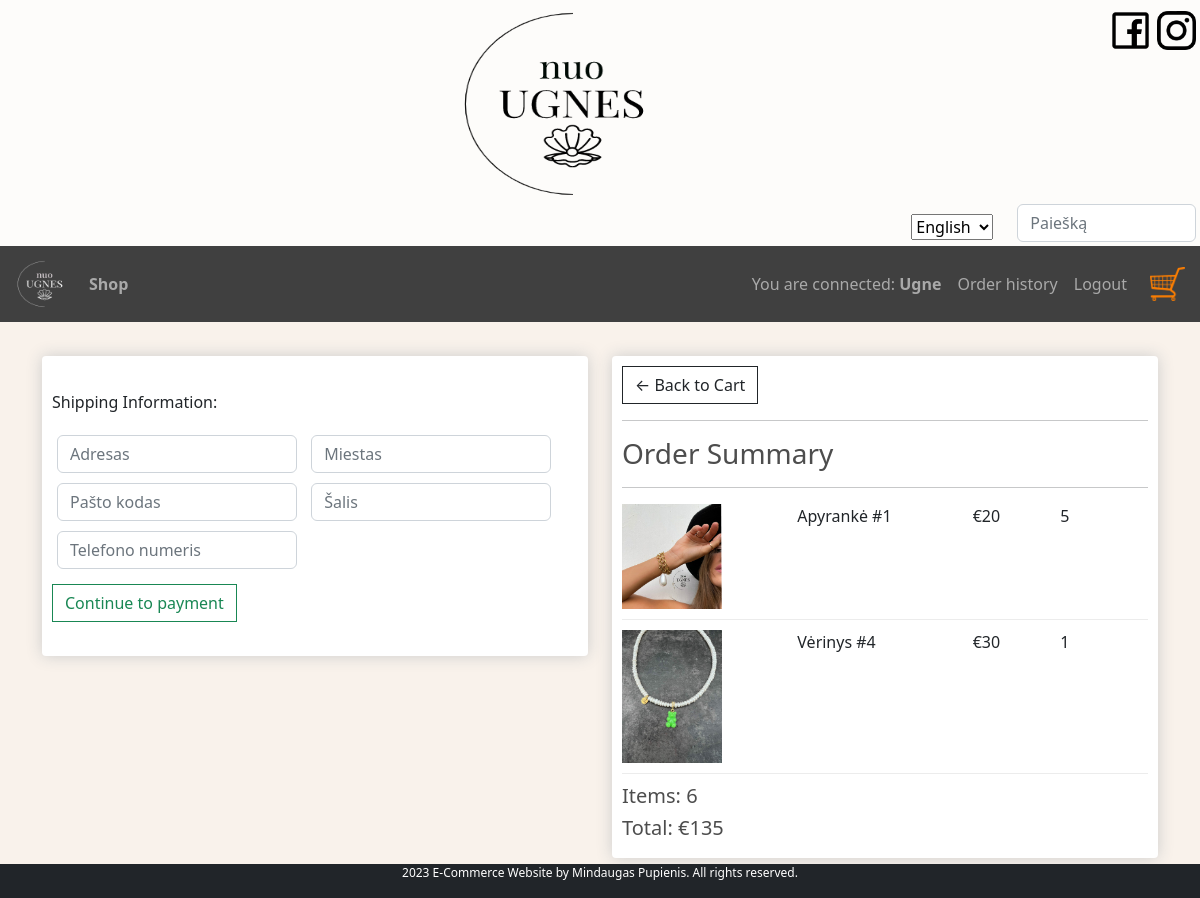
Screenshot of /shipping/ (signed in) with the database file from the repository.
### shop/models.py (models this page shows, shortened)
class OrderLine(models.Model):
    product = models.ForeignKey(Product, on_delete=models.CASCADE, null=True)
    order = models.ForeignKey(Order, on_delete=models.CASCADE, null=True, related_name='lines')
    quantity = models.IntegerField(default=0, null=True, blank=True)
    date_added = models.DateTimeField(auto_now_add=True)
    def sum(self):
        total = self.product.price * self.quantity
        return total
    class Meta:
        verbose_name = _('Order Line')
        verbose_name_plural = _('Order Lines')

class Product(models.Model):
    name = models.CharField(_('Name'), max_length=150)
    price = models.IntegerField(_('Price'))
    description = models.TextField(_('Description'), null=True, blank=True)
    cover = models.ImageField(_('Cover'), upload_to='covers', null=True)
    category = models.ForeignKey(Category, on_delete=models.CASCADE, blank=True, null=True)
    CATEGORY_CHOICES = (
        ('1', _('Kita')),
        ('2', _('Auskarai')),
        ('3', _('Apyrankės')),
        ('4', _('Sagės')),
        ('5', _('Kaklo papuošalai')),
        ('6', _('Aksesuarai')),
        ('7', _('Dovanų kuponai')),
        ('8', _('Kalėdiniai vainikai')),
    )
    class Meta:
        verbose_name = _('Product')
        verbose_name_plural = _('Products')

class Order(models.Model):
    customer = models.ForeignKey(Customer, on_delete=models.CASCADE, blank=True, null=True)
    date_ordered = models.DateTimeField(auto_now_add=True)
    delivery = models.BooleanField(default=False)
    complete = models.BooleanField(default=False)
    transaction_id = models.CharField(max_length=30, null=True, blank=True)
    ORDER_STATUS = (
        ('p', _('Pending')),
        ('a', _('Approved')),
        ('c', _('Cancelled')),
        ('d', _('Completed')),
    )
    status = models.CharField(
    max_length=1,
    choices=ORDER_STATUS,
    blank=True,
    default='p',
    help_text=_('Status'),
    )
    def total(self):
        sum_total = 0
        lines = self.lines.all()
        for line in lines:
            sum_total += line.sum()
        return sum_total
    def total_qty(self):
        total_qty = 0
        lines = self.lines.all()
        for line in lines:
            total_qty += line.quantity
        return total_qty
    class Meta:
        verbose_name = _('Order')
        verbose_name_plural = _('Orders')
        ordering = ['-id']

### shop/views.py (the view, shortened to what this page needs)
# urls.py: path('shipping/', views.shipping, name='shipping'),
def shipping(request):
    if request.user.is_authenticated:
        customer = request.user.customer
        order, created = Order.objects.get_or_create(customer=customer, complete=False)
        delivery = order.total() + 5  #pristatymo išlaidos
        items = order.lines.all()
        context = {'items': items,
            'order': order,
            'delivery': delivery
            }
        return render(request, 'shipping.html', context)

### shop/templates/shipping.html (shortened to what this page needs)
{% extends "base.html" %}
{% load i18n %}
{% block content %}
{% load static %}
  <div class="row">
		<div class="col-lg-6">
			<div class="box-element" id="form-wrapper">
			<form method = "POST">
					<br>
					<div id="shipping-info">
						<p>{% trans 'Shipping Information' %}:</p>
						<div class="form-field">
							<input class="form-control" type="text" name="address" placeholder="Adresas">
						</div>
						<div class="form-field">
							<input class="form-control" type="text" name="city" placeholder="Miestas">
						</div>
						<div class="form-field">
							<input class="form-control" type="text" name="zipcode" placeholder="Pašto kodas">
						</div>
						<div class="form-field">
							<input class="form-control" type="text" name="country" placeholder="Šalis">
							</div>
						<div class="form-field">
							<input class="form-control" type="text" name="number" placeholder="Telefono numeris">
							</div>
					</div>
				<div class="form-group" style="margin-top:10px;">
                            <button type="submit" class="btn btn-outline-success">{% trans 'Continue to payment' %}</button>
                        </div>
			</form>
					<br>
			</div>
		</div>
		<div class="col-lg-6">
			<div class="box-element">
				<a  class="btn btn-outline-dark" href="{% url 'cart' %}">&#x2190; {% trans 'Back to Cart' %}</a>
				<hr>
				<h3>{% trans 'Order Summary' %}</h3>
				<hr>
				{% for item in items %}
				<div class="cart-row">
					<div style="flex:2"><img class="row-image" src="{{item.product.cover.url}}"></div>
					<div style="flex:2"><p>{{item.product.name}}</p></div>
					<div style="flex:1"><p>€{{item.product.price}}</p></div>
					<div style="flex:1"><p>{{item.quantity}}</p></div>
				</div>
				{% endfor %}
				<h5>{% trans 'Items:' %}   {{order.total_qty}}</h5>
				<h5>{% trans 'Total:' %}   €{{delivery}}</h5>
			</div>
		</div>
	</div>
{% endblock content %}

### shop/templates/base.html (shortened to what this page needs)
<!DOCTYPE html>
<html lang="lt">
<head>
  <link href="https://cdn.jsdelivr.net/npm/bootstrap@5.2.3/dist/css/bootstrap.min.css" rel="stylesheet">
    {% load static %}
  <link rel="stylesheet" href="{% static 'css/styles.css' %}">
</head>
<body>
{% load static %}
<div class="p-1 bg-white text-white text-center bg-opacity-75">
  <img src="{% static 'img/logo.png' %}" height="200" width="200" alt="nuo UGNES" title="nuo UGNES">
		  <a href="https://www.instagram.com/nuo_ugnes/">
			  <img src="{% static 'img/ig.png' %}" style="width:39px; height:39px; margin-top:7px" class="float-end"></a>
	<a href="https://www.facebook.com/profile.php?id=100063006373249">
			  <img src="{% static 'img/fb.png' %}" style="width:53px; height:53px;" class="float-end"></a>
 <div class="form-group row">
	<div class="col-sm-8"></div>
     <div class="col-sm-2">
         <div class="text-end" style="margin-top:10px">
        {% load i18n %}
      <form action="{% url 'set_language' %}" method="post">
        <select name="language" onchange="this.form.submit()">
          {% load static %}
          {% get_current_language as LANGUAGE_CODE %}
          {% get_available_languages as LANGUAGES %}
          {% for lang in LANGUAGES %}
          <option value="{{ lang.0 }}" {% if lang.0 == LANGUAGE_CODE %} selected="selected" {% endif %}>
            {{ lang.1 }}
          </option>
          {% endfor %}
        </select>
      </form>
    </div>
     </div>
	<div class="col-sm-2">
	<form action="{% url 'search' %}" method="get" class="float-bottom">
    <input name="query" class="form-control" type="text" placeholder="Paiešką">
    </form>
</div>
 </div>
</div>
	<nav class="navbar navbar-expand-lg navbar-dark" style="background:#404040">
	  <a class="navbar-brand" href="{% url 'shop' %}">
		  <img src="{% static 'img/whitelogo.png' %}" height="50" width="50" style="margin-left:15px;" >
	  </a>
	  <div class="collapse navbar-collapse" id="navbarSupportedContent">
	    <ul class="navbar-nav mr-auto">
	      <li class="nav-item active">
	        <a class="nav-link" href="{% url 'shop' %}"><strong>{% trans "Shop" %}</strong></a>
		  </li>
	    </ul>
		  <ul class="navbar-nav ms-auto">
      {% if user.is_authenticated %}
            <li class="nav-item"><a class="nav-link">{% trans "You are connected:" %} <b>{{ user.get_username }}</b></a></li>
            <li class="nav-item"><a class="nav-link" href="{% url 'orders' %}">{% trans "Order history" %}</a></li>
            <li class="nav-item"><a class="nav-link" href="{% url 'logout' %}">{% trans "Logout" %}</a></li>
          {% else %}
            <li class="nav-item"><a class="nav-link" href="{% url 'login'%}?next={{request.path}}">{% trans "Login" %}</a></li>
            <li class="nav-item"><a class="nav-link" href="{% url 'register'%}?next={{request.path}}">{% trans "Register" %}</a></li>
          {% endif %}
</ul>
	     	<a class="nav-link" href="{% url 'cart' %}">
	    		<img  id="cart-icon" src="{% static 'img/cart2.png' %}" style="margin-right:15px;">
            </a>
      </div>
	</nav>
     <div class="container">
            <br>
            {% block content %}
            {% endblock content %}
         </div>
<footer class="bg-dark fixed-bottom">
    <p class="text-white" style="font-size: 12px; text-align:center"> {% trans "2023 E-Commerce Website by Mindaugas Pupienis. All rights reserved." %}</p>
</footer>
</body>
</html>

### shop/static/css/styles.css (style rules this page uses)
body { background-color:#f9f2eb; margin-bottom: 40px!important; }
h1,h2,h3,h4,h5,h6 { color:hsl(0, 0%, 30%); }
.box-element { box-shadow:hsl(0, 0%, 80%) 0 0 16px; background-color: #fff; border-radius: 4px; padding: 10px; }
#cart-icon { width:35px; display: inline-block; margin-left: 15px; }
.col-lg-3, .col-lg-4, .col-lg-6, .col-lg-8, .col-lg-12 { margin-top: 10px; }
.btn { border-radius: 0; }
.row-image { width: 100px; }
.form-field { width:250px; display: inline-block; padding: 5px; }
.cart-row { display: flex; align-items: flex-stretch; padding-bottom: 10px; margin-bottom: 10px; border-bottom: 1px solid #ececec; }
a { text-decoration: none !important; }

### rows the page displays
OrderLine: product.cover (picture), product.name "Apyrankė #1", product.price "20", quantity "5"
OrderLine: product.cover (picture), product.name "Vėrinys #4", product.price "30", quantity "1"
Order: total_qty "6"

### other values shown
{{ user.get_username }} "Ugne"
{{ delivery }} "135"
form field language "English"
